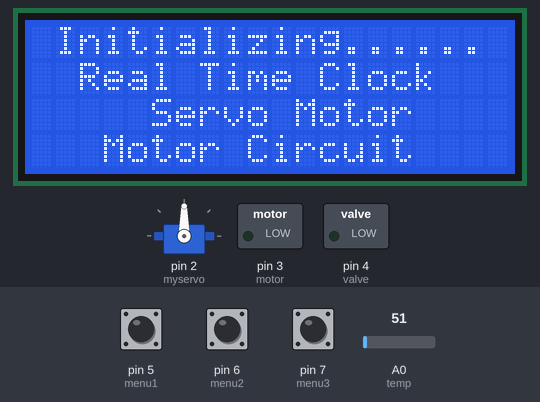
The sketch below on a simulated Arduino Uno, built with avr-gcc and run on an emulated ATmega328P. Parts: servo, 20×4 character LCD, switched loads named in the sketch (green lamp = pin HIGH). The test bench sets the inputs (shaded band); at power-on: pin 5 (menu1) LOW, pin 6 (menu2) LOW, pin 7 (menu3) LOW, A0 (temp) = 51. What the sketch prints to the serial monitor is not drawn.

Above: at 5.4 s.
At 11.6 s:
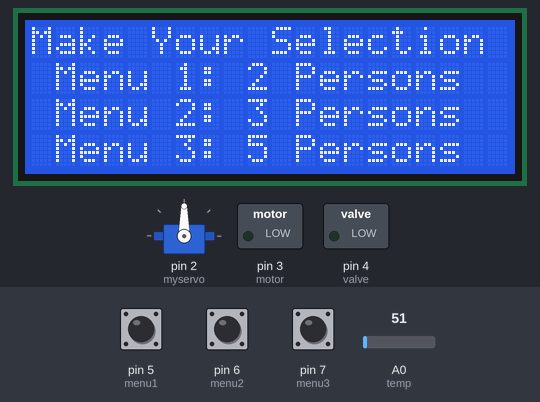
11.7 s: pin 5 (menu1) pulled HIGH for 0.15 s
At 12.6 s:
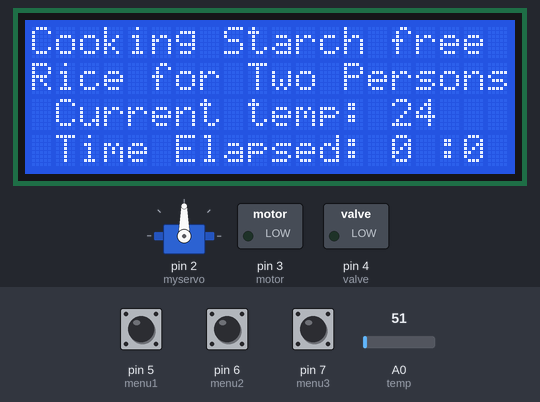
At 19.2 s:
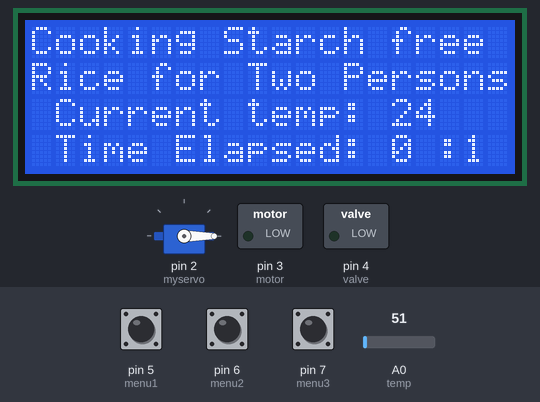
Timing chart, 0 to 20.7 s (numbered marks = the images above; inputs shaded):
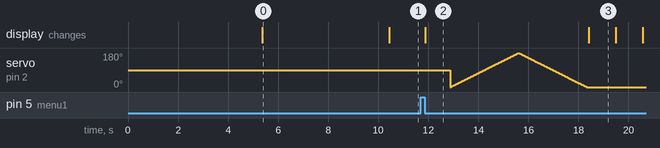

Measured:
- after the input at 11.7 s, the display: changes after 0.18 s (image 2)
- what the display in image 0 shows lasts 5.0 s, from 5.4 s to 10.4 s

The sketch:

temp.ino
```cpp
#include <Servo.h>
#include <Wire.h>
#include <LCD.h>
#include <LiquidCrystal_I2C.h>
const int menu1 = 5; const int menu2 = 6; const int menu3 = 7;
const int temp = A0; const int motor = 3; const int valve = 4;
int tempval = 0; int var = 1; int var1 = 1; int time_elapsed1 = 0; int mm1=0; int ss1 = 0;
Servo myservo; int pos = 0;
#define I2C_ADDR          0x27     //Define I2C Address where the PCF8574A is
#define BACKLIGHT_PIN      3
#define En_pin             2
#define Rw_pin             1
#define Rs_pin             0
#define D4_pin             4
#define D5_pin             5
#define D6_pin             6
#define D7_pin             7

//Initialise the LCD
LiquidCrystal_I2C      lcd(I2C_ADDR, En_pin, Rw_pin, Rs_pin, D4_pin, D5_pin, D6_pin, D7_pin);

void setup() {
  // put your setup code here, to run once:
  Serial.begin(9600);  myservo.attach(2);
  lcd.begin (20, 4);
  lcd.setBacklightPin(BACKLIGHT_PIN, POSITIVE);
  lcd.setBacklight(HIGH);
  lcd.setCursor(5, 0);
  //Print at cursor Location
  lcd.print("Riz-Confit");
  //goto first column (column 0) and second line (line 1)
  lcd.setCursor(2, 1 );
  lcd.print("A Modified Rice");
  lcd.setCursor(5, 2 );
  lcd.print("Cooker For");
  lcd.setCursor(1, 3 );
  lcd.print("Starch Extraction");
  delay(5000);
  Serial.begin(9600);
  while (!Serial) ; // wait for serial
  delay(200);
  lcd.clear();
  lcd.setCursor(1, 0);
  //Print at cursor Location
  lcd.print("Initializing......");
  //goto first column (column 0) and second line (line 1)
  lcd.setCursor(2, 1 );
  lcd.print("Real Time Clock");
  lcd.setCursor(5, 2 );
  lcd.print("Servo Motor");
  lcd.setCursor(3, 3 );
  lcd.print("Motor Circuit");
  delay(5000);
    lcd.clear();
  lcd.setCursor(0, 0);
  //Print at cursor Location
  lcd.print("Make Your Selection");
  //goto first column (column 0) and second line (line 1)
  lcd.setCursor(1, 1 );
  lcd.print("Menu 1: 2 Persons");
  lcd.setCursor(1, 2 );
  lcd.print("Menu 2: 3 Persons");
  lcd.setCursor(1, 3 );
  lcd.print("Menu 3: 5 Persons");
  pinMode(menu1, INPUT); pinMode(menu2, INPUT); pinMode(menu3, INPUT); pinMode(motor, OUTPUT);pinMode(valve,OUTPUT);
}

void loop() {
  boolean menu1_status = digitalRead(menu1); boolean menu2_status = digitalRead(menu2); boolean menu3_status = digitalRead(menu3);
  // Serial.print(menu1_status); Serial.print("\t\t\t\t");   Serial.print(menu2_status); Serial.print("\t\t\t\t");  Serial.println(menu3_status);
  // put your main code here, to run repeatedly:

  //Serial.println(tempval);
  if (menu1_status == HIGH)
  { delay(100);
var1 = var1+1;
while(var1==2)
{//int inst = millis();
    tempval = analogRead(temp);
  tempval = tempval * 0.48828125;
    lcd.clear();
  lcd.setCursor(0, 0);
  //Print at cursor Location
  lcd.print("Cooking Starch free");
  //goto first column (column 0) and second line (line 1)
  lcd.setCursor(0, 1 );
  lcd.print("Rice for Two Persons");
  lcd.setCursor(1, 2 );
  lcd.print("Current temp: ");
  lcd.setCursor(15, 2 );
   lcd.print(tempval);
  lcd.setCursor(1, 3 );
  lcd.print("Time Elapsed: ");
   lcd.setCursor(15, 3 );
   lcd.print(mm1);
   lcd.setCursor(17, 3 );
   lcd.print(":");
     lcd.setCursor(18, 3 );
   lcd.print(time_elapsed1);
  delay(1000);
   var = var+1;
   if(var == 2)
    {

      for (pos = 0; pos <= 180; pos += 1) { // goes from 0 degrees to 180 degrees
        // in steps of 1 degree
        myservo.write(pos);              // tell servo to go to position in variable 'pos'
        delay(15);                       // waits 15ms for the servo to reach the position
      }
      for (pos = 180; pos >= 0; pos -= 1) { // goes from 180 degrees to 0 degrees
        myservo.write(pos);              // tell servo to go to position in variable 'pos'
        delay(15);                       // waits 15ms for the servo to reach the position
      }


    }


   Serial.println(tempval);
     time_elapsed1 = time_elapsed1+1;
if (time_elapsed1 >60)
{mm1 = mm1+1;
time_elapsed1 = 0;
}
   }

  }


}
```
